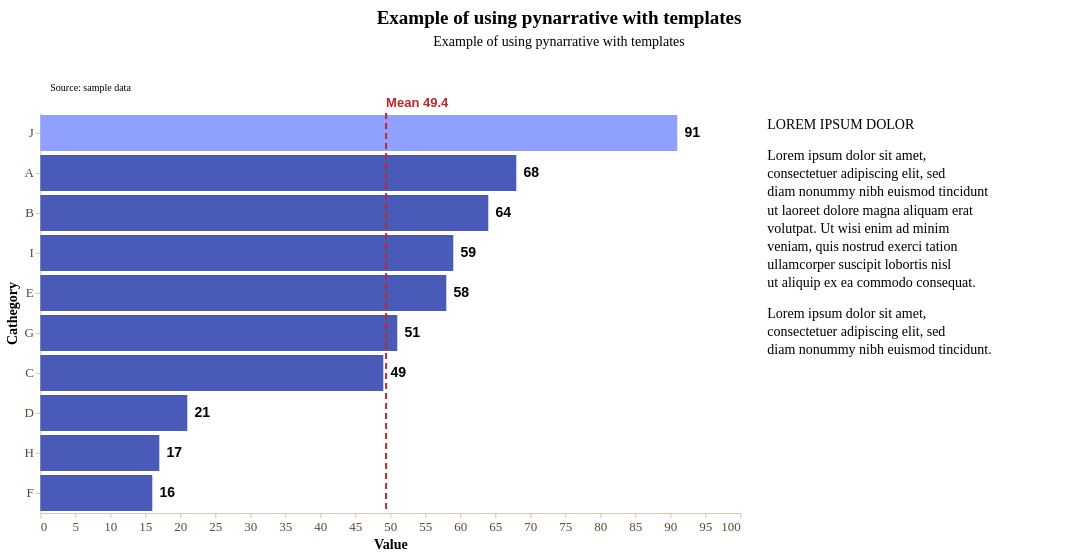

Notebook source saved alongside this figure:
### Markdown cell above
Data story with **horizontal bar chart**

### Code cell
story = (
    pn.Story(
    #Builing the Story class object
        data = data_value,
        width = 700,
        height = 400,
        template = sampleTemplate #Using sampleTemplate
    )

    #Method invocation
    #Bar chart
    .mark_bar()

    #Data encoding
    #To create a horizontal bar chart we plot the cathegorical data on Y and the numerical data on X
    .encode(
        y = alt.Y(
            "cathegory:N",
            title = "Cathegory", 
            sort = "-x" #Sorting data in descending order
        ),
        x = alt.X(
            "value:Q",
            title = "Value",
        ),
    )
    
    #Data source
    .add_source(
        text = "Source: sample data",
        position = "top",
        align = "left"
    )
    
    #Title and subtitle
    .add_title(
        title = "Example of using pynarrative with templates",
        subtitle = "Example of using pynarrative with templates",
        align = "center"
    )

    #Context area (on the right)
    .add_context(
        text = "LOREM IPSUM DOLOR",
        position = "right"
    )

    .add_context(
        text = "Lorem ipsum dolor sit amet, consectetuer adipiscing elit, sed diam nonummy nibh euismod tincidunt ut laoreet dolore magna aliquam erat volutpat. Ut wisi enim ad minim veniam, quis nostrud exerci tation ullamcorper suscipit lobortis nisl ut aliquip ex ea commodo consequat.",
        position = "right",
    )

    .add_context(
        text = "Lorem ipsum dolor sit amet, consectetuer adipiscing elit, sed diam nonummy nibh euismod tincidunt.",
        position = "right",
    )


    #Highlighting line (mean)
    .add_line(
        orientation = "vertical",
        value = data_value["value"],
        math = "mean",
        label_font_size = 13,
        label_font_weight = "bold"
    )

    .add_highlight("J")

    .add_labels_chart(
        values = "value:Q",
        font_weight = "bold",
        font_size = 14,
        dx = 15
    )

    .render()
)

story

### Figure 1 — Vega-Lite specification as saved in the notebook (floating-point values rounded to 4 significant figures)
{"config": {"view": {"continuousWidth": 300, "continuousHeight": 300, "strokeWidth": 0}, "axis": {"domainColor": "#d8c9ad", "grid": false, "labelColor": "#594a37", "labelFont": "Montserrat", "labelFontSize": 13, "tickColor": "#d8c9ad", "titleColor": "#000000", "titleFont": "Montserrat", "titleFontSize": 14}, "axisX": {"labelAngle": 0, "labelExpr": "length(datum.label) > 12 ? replace(datum.label, /\\s+/, '\\n') : datum.label", "labelLineHeight": 14}, "bar": {"color": "rgb(73, 90, 185)"}, "legend": {"labelColor": "#594a37", "labelFont": "Montserrat", "labelFontSize": 12, "titleColor": "#000000", "titleFont": "Montserrat", "titleFontSize": 12}, "line": {"color": "rgb(73, 90, 185)"}, "mark": {"strokeWidth": 2.5}, "point": {"color": "#000000", "filled": true, "size": 75}, "range": {"category": ["rgb(73, 90, 185)", "rgb(143, 160, 255)", "#348035", "#a46cc2", "#d96027"]}, "title": {"color": "#000000", "font": "Montserrat", "fontSize": 19}}, "vconcat": [{"layer": [{"mark": {"type": "text", "align": "center", "baseline": "top", "color": "#000000", "font": "Montserrat", "fontSize": 19, "fontWeight": "bold", "text": "Example of using pynarrative with templates"}, "encoding": {"x": {"value": 525.0}, "y": {"value": 4}}}, {"mark": {"type": "text", "align": "center", "baseline": "top", "color": "#000000", "font": "Montserrat", "fontSize": 14, "text": "Example of using pynarrative with templates"}, "encoding": {"x": {"value": 525.0}, "y": {"value": 30}}}], "data": {"name": "data-6fad5c34291b82fc9632cbce143d677a"}, "height": 58, "width": 1050.0}, {"hconcat": [{"layer": [{"mark": {"type": "bar"}, "encoding": {"color": {"condition": {"test": "(datum['cathegory'] === 'J')", "value": "rgb(143, 160, 255)"}, "value": "rgb(73, 90, 185)"}, "x": {"field": "value", "title": "Value", "type": "quantitative"}, "y": {"field": "cathegory", "sort": "-x", "title": "Cathegory", "type": "nominal"}}}, {"mark": {"type": "text", "align": "center", "angle": 0, "color": "rgb(0, 0, 0)", "dx": 15, "dy": 0, "fontSize": 14, "fontWeight": "bold", "lineBreak": "\n"}, "encoding": {"text": {"field": "value", "type": "quantitative"}, "x": {"field": "value", "title": "Value", "type": "quantitative"}, "y": {"field": "cathegory", "sort": "-x", "title": "Cathegory", "type": "nominal"}}}, {"data": {"name": "data-6fad5c34291b82fc9632cbce143d677a"}, "mark": {"type": "text", "align": "left", "baseline": "bottom", "color": "rgb(0, 0, 0)", "font": "Montserrat", "fontSize": 10, "lineBreak": "\n", "text": "Source: sample data"}, "encoding": {"x": {"value": 10}, "y": {"value": -20}}}, {"layer": [{"data": {"name": "data-90c30671a11181b76ddf8ff8789f581d"}, "mark": {"type": "rule", "color": "rgb(191, 38, 38)", "strokeDash": [6, 4], "strokeWidth": 2}, "encoding": {"x": {"field": "x", "type": "quantitative"}}}, {"data": {"name": "data-ca342bc9b74833c867c6df16c7560321"}, "mark": {"type": "text", "align": "left", "color": "rgb(191, 38, 38)", "dx": 0, "dy": 0, "fontSize": 13, "fontStyle": "normal", "fontWeight": "bold"}, "encoding": {"text": {"value": "Mean 49.4"}, "x": {"field": "x", "type": "quantitative"}, "y": {"value": -10}}}]}], "data": {"name": "data-fdd0a0200532e48ca7c71d4bde050625"}, "height": 400, "width": 700}, {"vconcat": [{"layer": [{"mark": {"type": "rect", "color": "rgb(255, 255, 255)", "cornerRadius": 40.0, "opacity": 1.0, "stroke": "#ffffff", "strokeWidth": 0.8}, "encoding": {"x": {"value": 0}, "x2": {"value": 315.0}, "y": {"value": 0}, "y2": {"value": 28.2}}}, {"mark": {"type": "text", "align": "left", "baseline": "top", "color": "rgb(0, 0, 0)", "font": "Montserrat", "fontSize": 14, "fontStyle": "normal", "fontWeight": "normal", "lineBreak": "\n", "lineHeight": 18.2, "text": "LOREM IPSUM DOLOR"}, "encoding": {"x": {"value": 5}, "y": {"value": 5}}}], "data": {"name": "data-6fad5c34291b82fc9632cbce143d677a"}, "height": 28.2, "width": 315.0}, {"layer": [{"mark": {"type": "rect", "color": "rgb(255, 255, 255)", "cornerRadius": 40.0, "opacity": 1.0, "stroke": "#ffffff", "strokeWidth": 0.8}, "encoding": {"x": {"value": 0}, "x2": {"value": 315.0}, "y": {"value": 0}, "y2": {"value": 155.6}}}, {"mark": {"type": "text", "align": "left", "baseline": "top", "color": "rgb(0, 0, 0)", "font": "Montserrat", "fontSize": 14, "fontStyle": "normal", "fontWeight": "normal", "lineBreak": "\n", "lineHeight": 18.2, "text": "Lorem ipsum dolor sit amet,\nconsectetuer adipiscing elit, sed\ndiam nonummy nibh euismod tincidunt\nut laoreet dolore magna aliquam erat\nvolutpat. Ut wisi enim ad minim\nveniam, quis nostrud exerci tation\nullamcorper suscipit lobortis nisl\nut aliquip ex ea commodo consequat."}, "encoding": {"x": {"value": 5}, "y": {"value": 5}}}], "data": {"name": "data-6fad5c34291b82fc9632cbce143d677a"}, "height": 155.6, "width": 315.0}, {"layer": [{"mark": {"type": "rect", "color": "rgb(255, 255, 255)", "cornerRadius": 40.0, "opacity": 1.0, "stroke": "#ffffff", "strokeWidth": 0.8}, "encoding": {"x": {"value": 0}, "x2": {"value": 315.0}, "y": {"value": 0}, "y2": {"value": 64.6}}}, {"mark": {"type": "text", "align": "left", "baseline": "top", "color": "rgb(0, 0, 0)", "font": "Montserrat", "fontSize": 14, "fontStyle": "normal", "fontWeight": "normal", "lineBreak": "\n", "lineHeight": 18.2, "text": "Lorem ipsum dolor sit amet,\nconsectetuer adipiscing elit, sed\ndiam nonummy nibh euismod tincidunt."}, "encoding": {"x": {"value": 5}, "y": {"value": 5}}}], "data": {"name": "data-6fad5c34291b82fc9632cbce143d677a"}, "height": 64.6, "width": 315.0}], "spacing": 1}]}], "center": true, "resolve": {"axis": {"x": "shared", "y": "shared"}}, "$schema": "https://vega.github.io/schema/vega-lite/v6.4.1.json", "datasets": {"data-6fad5c34291b82fc9632cbce143d677a": [{"_": 0}], "data-fdd0a0200532e48ca7c71d4bde050625": [{"cathegory": "A", "value": 68}, {"cathegory": "B", "value": 64}, {"cathegory": "C", "value": 49}, {"cathegory": "D", "value": 21}, {"cathegory": "E", "value": 58}, {"cathegory": "F", "value": 16}, {"cathegory": "G", "value": 51}, {"cathegory": "H", "value": 17}, {"cathegory": "I", "value": 59}, {"cathegory": "J", "value": 91}], "data-90c30671a11181b76ddf8ff8789f581d": [{"x": 49.4}], "data-ca342bc9b74833c867c6df16c7560321": [{"x": 49.4, "label_y": 0}]}}
